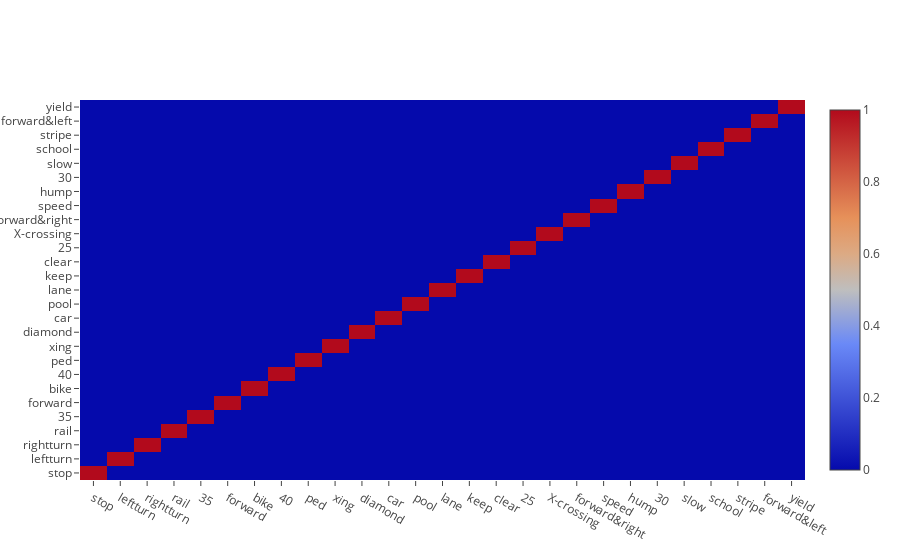

Here is the notebook cell this chart was saved with:
### Code cell
com = np.zeros([len(counts)]*2)
for i, l in enumerate(list(counts.keys())):
    for i2, l2 in enumerate(list(counts.keys())):
        c = 0
        cy = 0
        for row in labels.values:
            if l in row:
                c += 1
                if l2 in row: cy += 1
        com[i, i2] = cy / c

data=[go.Heatmap(z=com, x=list(counts.keys()), y=list(counts.keys()))]
layout=go.Layout(height=800, width=800, title='Co-occurence matrix of training labels')
fig=dict(data=data, layout=layout)
py.iplot(data, filename='train-com')
py.show()

### Figure 1 — Plotly figure (JSON) as saved in the notebook; plotly's stock layout.template omitted (floating-point values rounded to 4 significant figures; data arrays with more than 128 entries replaced by an {"elided": "..."} marker saying what was removed)
{"data": [{"x": ["stop", "leftturn", "rightturn", "rail", "35", "forward", "bike", "40", "ped", "xing", "diamond", "car", "pool", "lane", "keep", "clear", "25", "X-crossing", "forward&right", "speed", "hump", "30", "slow", "school", "stripe", "forward&left", "yield"], "y": ["stop", "leftturn", "rightturn", "rail", "35", "forward", "bike", "40", "ped", "xing", "diamond", "car", "pool", "lane", "keep", "clear", "25", "X-crossing", "forward&right", "speed", "hump", "30", "slow", "school", "stripe", "forward&left", "yield"], "z": {"elided": "27x27 int values"}, "type": "heatmap", "uid": "76dfb4bf-d3b6-418a-9536-12f962df4e73"}], "layout": {}}
